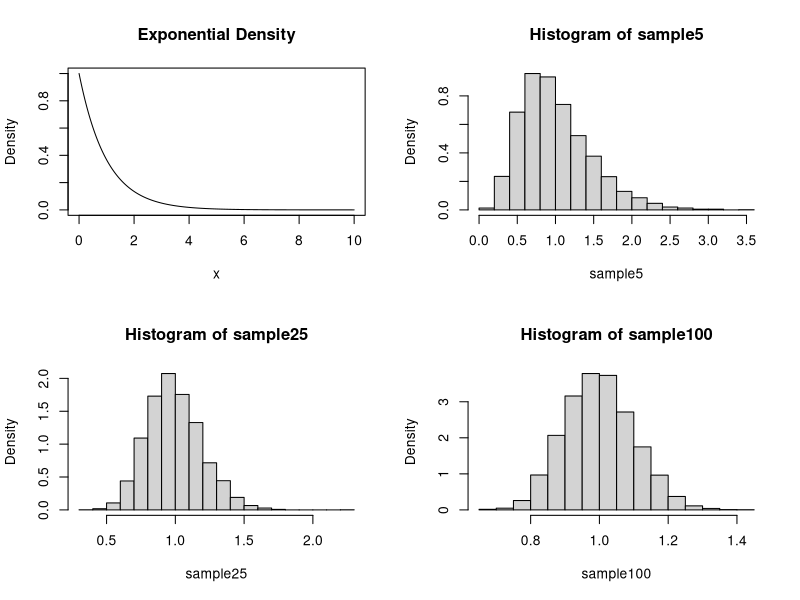
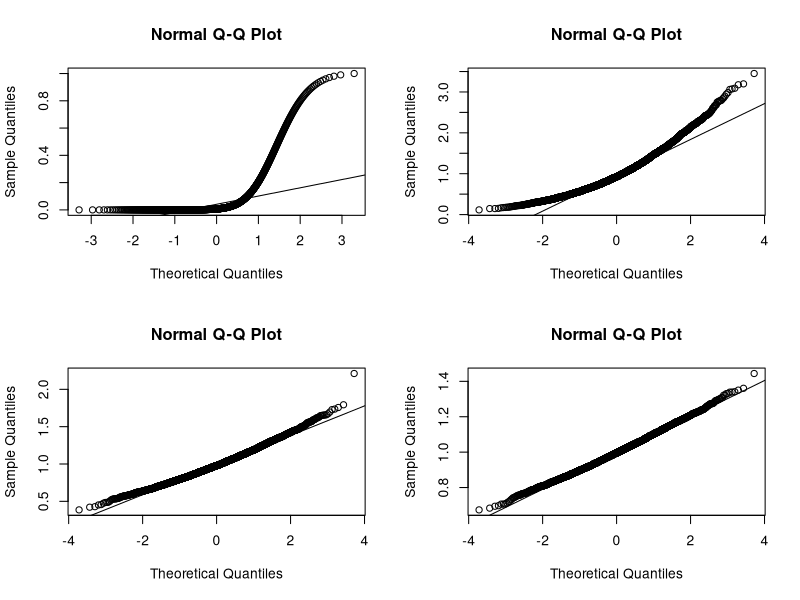

Generate these figures, in order, with R:

set.seed(613)
# Sample from an extremely skewed population, e.g. exponential distribution.
x <- seq(from = 0, to = 10, by = 0.01)
y <- dexp(x = x, rate = 1)
par(mfrow=c(2,2))
plot(y = y, x = x, type = "l", main = "Exponential Density", ylab = "Density")

# Draw 5000 samples of size 5, 25 & 100, and plot the distribution of the sample mean.
sample5 <- sample25 <- sample100 <- rep(NA, 5000)
for (i in 1:5000){
    sample5[i] <- mean(rexp(n = 5, rate = 1))
    sample25[i] <- mean(rexp(n = 25, rate = 1))
    sample100[i] <- mean(rexp(n = 100, rate = 1))
}
hist(sample5, freq = F)
# curve(dexp, from = 0, to = 5, add = T)
hist(sample25, freq = F)
# curve(dexp, from = 0, to = 5, add = T)
hist(sample100, freq = F)
# curve(dexp, from = 0, to = 5, add = T)

# Recall a visual check of normality - Normal Q-Q plot
par(mfrow = c(2,2))
qqnorm(y)
qqline(y)
qqnorm(sample5)
qqline(sample5)
qqnorm(sample25)
qqline(sample25)
qqnorm(sample100)
qqline(sample100)

n <- 20
x <- rnorm(n, mean = 2, sd = 2) # Sample is actually drawn from N(2,4)
z <- (mean(x) - 1) / sqrt(4/n); z
p.val <- 2 * pnorm(q = z, mean = 0, sd = 1, lower.tail = F); p.val
# Rejected at alpha=0.05.

t.test(x = x, mu = 1)

# Reproduce the result
s.squared <- var(x)
t <- (mean(x) - 1) / sqrt(s.squared/n); t
p.val <- 2 * pt(q = t, df = n-1, lower.tail = F); p.val 
# Rejected at alpha=0.05.

n <- 50
y <- rpois(n = n, lambda = 3)

# If sigma^2=3 is known, we use z-score.
z <- (mean(y)-3)/sqrt(3/50)
p.val <- 2 * pnorm(q = z, mean = 0, sd = 1); p.val
# Rejected at alpha=0.05.

t.test(x = y, mu = 3)   # mu = 3 is the null hypothesis.

# Reproduce the result
(mean(y)-3)/sqrt(var(y)/n)

y1 <- rexp(n = n, rate = 1)       # mean = 1
y2 <- rexp(n = 2 * n, rate = 2)   # mean = 0.5
t.test(y1, y2, mu = 0.5, alternative = "greater")
# Default is "two-sided".

# No need to worry about the data generation process.
bmi.before <- rnorm(n = 50, mean = 30, sd = 8)
bmi.after <- bmi.before - rnorm(n = 50, mean = 3, sd = 2)
Patient.ID <- 1:50
d <- data.frame(Patient.ID, bmi.before, bmi.after)
head(d)

cor(bmi.before, bmi.after)
# The two variables are highly correlated.
# Those with high BMI before treatment are still relatively high after the treatment.
# We should only compare within pairs.

var(bmi.before)
var(bmi.after)
# Sometimes we can assume that the two variables have the same variance
# based on topic-specific knowledge.

t.test(x = bmi.before, y = bmi.after, mu = 3,
       alternative = "greater", paired = T, var.equal = T)
# var.equal = TRUE assumes equal variance.

data(airquality)
airquality$Month <- factor(airquality$Month, labels = month.abb[5:9])
aggregate(Wind~Month, data = airquality, FUN = mean)

pairwise.t.test(airquality$Wind, airquality$Month)

x1 <- rnorm(100, mean = 1, sd = 5)
x2 <- rnorm(50, mean = 5, sd = 8)
var.test(x1, x2)

# Reproduce the result
f <- var(x1)/var(x2); f
2 * pf(q = f, df1 = 99, df2 = 49)

prop.test(x = 7, n = 10, p = 0.5, correct = F)

# Reproduce the result
observed <- c(7,3)
expected <- c(5,5)
X2 <- sum((observed-expected)^2/expected); X2
pchisq(q = X2, df = 2-1, lower.tail = F)

# Reproduce the result
chisq.test(c(7,3), correct = F)

prop.test(x = 7, n = 10, p = 0.5, correct = T)

# Reproduce the result
X2 <- sum((abs(observed-expected)-0.5)^2/expected); X2

binom.test(7, 10)

# Reproduce the result
2 * pbinom(q = 6, size = 10, prob = 0.5, lower.tail = F)

dead <- c(5, 8)
alive <- c(15, 12)
total <- c(20, 20)
prop.test(dead, total, correct = F)

data.frame(dead, alive, total)

exp.dead <- rep(mean(dead), 2)
exp.alive <- rep(mean(alive), 2)
data.frame(exp.dead, exp.alive, total)

# Reproduce the result
# With the same formula
obs <- c(5, 8, 12, 15)
exp <- c(6.5, 6.5, 13.5, 13.5)
sum((obs-exp)^2/exp)

chisq.test(data.frame(dead, alive), correct = F)

cor(bmi.before, bmi.after)

cor.test(bmi.before, bmi.after)

# Reproduce the result
r <- cor(bmi.before, bmi.after)
se.r <- sqrt((1-r^2)/(50-2))
r/se.r
